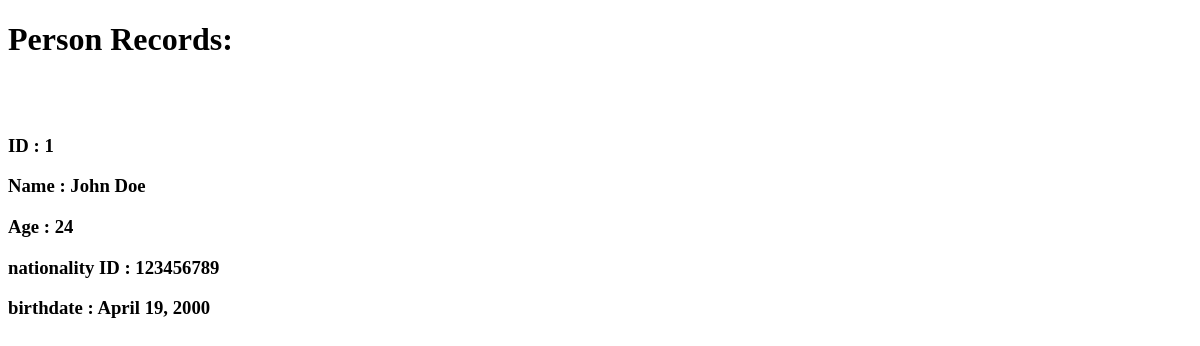
The app's page /persons/1, older data.
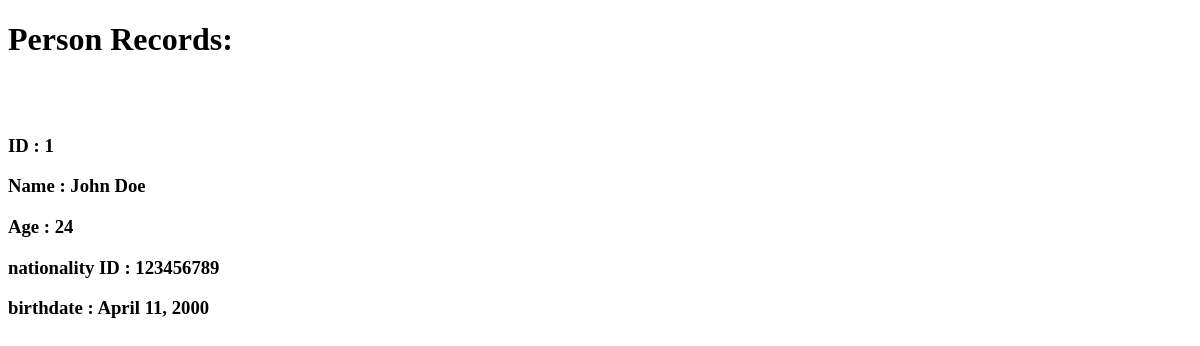
The same page, newer data.
### app/models.py (models this page shows, shortened)
class Person(models.Model):
    name = models.CharField(max_length=100)
    age = models.IntegerField()
    nationalityID = models.IntegerField()
    birthDate = models.DateField()

### app/views.py (the view)
# urls.py: path('persons/<int:id>', views.showPerson, name='person'),
def showPerson(request, id):
    person = get_object_or_404(Person,pk=id)
    return render(request, "person.html", {"person": person})

### app/templates/person.html (shortened to what this page needs)
<!DOCTYPE html>
<html lang="en">
<head>
</head>
<body>
    <h1>Person Records:</h1>
    <br><br>
    <h3>ID : {{person.id}} </h3>
    <h3>Name : {{person.name}} </h3>
    <h3>Age : {{person.age}} </h3>
    <h3>nationality ID : {{person.nationalityID}} </h3>
    <h3>birthdate : {{person.birthDate}} </h3>
</body>
</html>

Row changes from the older to the newer data that the page shows:
changed Person "John Doe": birthDate "April 19, 2000" → "April 11, 2000"
